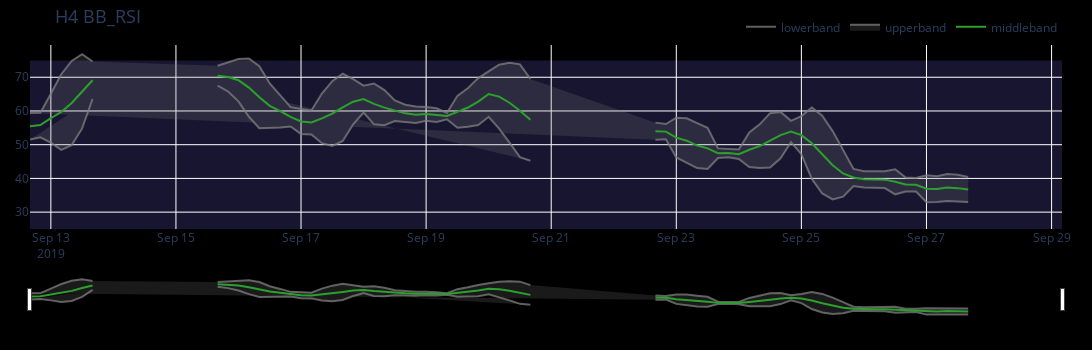

The notebook cell this image was saved under:
### Code cell
kwargs2 = {"width" : 1280,"title_text" : "H4 BB_RSI", "title_font_size" : 18, "plot_bgcolor":"black", "paper_bgcolor" : "black" }
h4_bbands_rsi.iloc[100:200].plot(xaxis=dict(rangeslider_visible=True),limits=(25, 75),**kwargs2).show()
